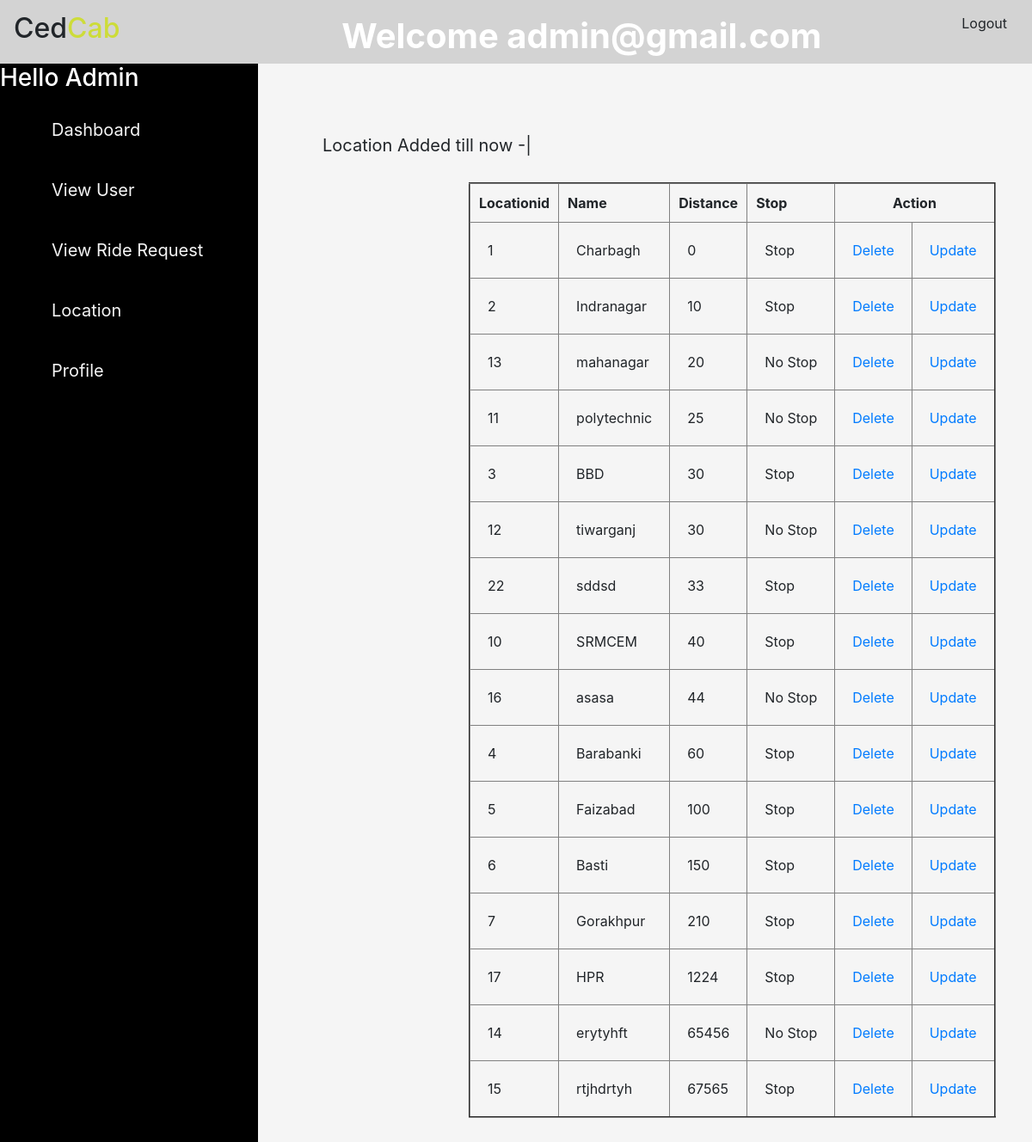
Screenshot of /viewlocation.php (signed in) with the database file from the repository.
### tables this page shows
CREATE TABLE `tbl_location` (
  `id` int(50) NOT NULL,
  `name` varchar(255) NOT NULL,
  `distance` bigint(255) NOT NULL,
  `is_available` tinyint(1) NOT NULL
);

### Dbconnect.php (called while the page is built, shortened)
<?php
class Dbconnect
{
function __construct()
{
$this->conn = new mysqli("localhost", "root", "", "cab");
}
}
?>

### adminwork.php (called while the page is built, shortened)
<?php
require 'Dbconnect.php';
class adminwork{
function viewlocation($conn)
{
    $sql8 = "SELECT * FROM `tbl_location` order by distance";
    $result8 = $conn->query($sql8);
    $row1=array();
    if ($result8->num_rows > 0) {
    while($row8 = $result8->fetch_assoc()) {
     array_push($row1,$row8);
    }
    return $row1;
}
     else {
    echo "No New User found";
    }
}
}
?>

### viewlocation.php (the view, shortened to what this page needs)
<?php
include 'header.php';
if($_SESSION['userdata']['name']=="admin")
{
?>
<html>
    <head>
    </head>
    <link rel="stylesheet" type="text/css" href="styleadmin.css">
    <body>
        <div class="main">
            <div id="asider">
                <h3 style="color:white">Hello Admin</h3>
                <ul>
                    <li class="li"><a href="admin.php">Dashboard</a></li>
                    <li class="li"><a href="#">View User</a>
                    </li>
                    <li class="li"><a href="#">View Ride Request</a>
                    </li>
                    <li class="li"><a href="#">Location</a>
                    </li>
                    <li class="li"><a href="#">Profile</a>
                    </li>
                </ul>
            </div>
            <div class="container">
                <div class="section">
                <label>Location Added till now -|</label>
               <table border="2px solid black" style="margin:20px;margin-left:170px">
                    <tr>
                    <th>Locationid</th>
                    <th>Name</th>
                    <th>Distance</th>
                    <th>Stop</th>
                    <th colspan=2 style="text-align:center">Action</th>
                    </tr>
                    <tbody>
                <?php
                include 'adminwork.php';
                $stop="";
                $admin=new adminwork();
                $dbconnect=new Dbconnect();
                $row1=$admin->viewlocation($dbconnect->conn);
                foreach($row1 as $key=>$row8)
                {
                    if($row8['is_available']==1)
                    $stop="Stop";
                    elseif($row8['is_available']==0)
                    $stop="No Stop";
                    echo "<tr>";
                    echo "<td>".$row8['id']."</td>";
                    echo "<td>".$row8['name']."</td>";
                    echo "<td>".$row8['distance']."</td>";
                    echo "<td>".$stop."</td>";
                    echo "<td><a href='deletelocation.php?id=".$row8['id']."'>Delete</a></td>
                    <td><a href='updatelocation.php?id=".$row8['id']."'>Update</a></td>";
                }
                    echo '</tbody>
                    </table>';
                  ?>
                </div>
                </div>
            </div>
    </body>
</html>
<?php
}
else
{
echo '<script type="text/javascript">;
alert("You cant access admin profile");
window.location= "login2.php";
</script>';
}
?>

### style.css (style rules this page uses)
body { margin: 0%; background-color: whitesmoke; }
label { font-size: 20px; margin-top: 30px; }

### styleadmin.css (style rules this page uses)
.main { width: 100%; height: 100%; }
#asider { width: 25%; height: 3000px; background-color: black; float: left; }
ul { margin-left: 0px; }
.li { list-style: none; text-decoration: none; padding: 20px; font-size: 20px; margin-left: 0px; color: whitesmoke; }
.li a { text-decoration: none; color: whitesmoke; margin-left: 0px; }
body { margin: 0; }
.container { float: right; width: 70%; height: auto; margin-top:50px; }
.section { margin: 50px; margin-top: 100px; }
td { padding: 20px; }
th { padding: 10px; }
label { font-size: 20px; }
.section { margin: 0; }

### rows the page displays
tbl_location: id "1", name "Charbagh", distance "0", is_available "Stop"
tbl_location: id "2", name "Indranagar", distance "10", is_available "Stop"
tbl_location: id "13", name "mahanagar", distance "20", is_available "No Stop"
tbl_location: id "11", name "polytechnic", distance "25", is_available "No Stop"
tbl_location: id "3", name "BBD", distance "30", is_available "Stop"
tbl_location: id "12", name "tiwarganj", distance "30", is_available "No Stop"
tbl_location: id "22", name "sddsd", distance "33", is_available "Stop"
tbl_location: id "10", name "SRMCEM", distance "40", is_available "Stop"
tbl_location: id "16", name "asasa", distance "44", is_available "No Stop"
tbl_location: id "4", name "Barabanki", distance "60", is_available "Stop"
tbl_location: id "5", name "Faizabad", distance "100", is_available "Stop"
tbl_location: id "6", name "Basti", distance "150", is_available "Stop"
tbl_location: id "7", name "Gorakhpur", distance "210", is_available "Stop"
tbl_location: id "17", name "HPR", distance "1224", is_available "Stop"
tbl_location: id "14", name "erytyhft", distance "65456", is_available "No Stop"
tbl_location: id "15", name "rtjhdrtyh", distance "67565", is_available "Stop"

### other values shown
$_SESSION["userdata"]["username"] "admin@gmail.com"
